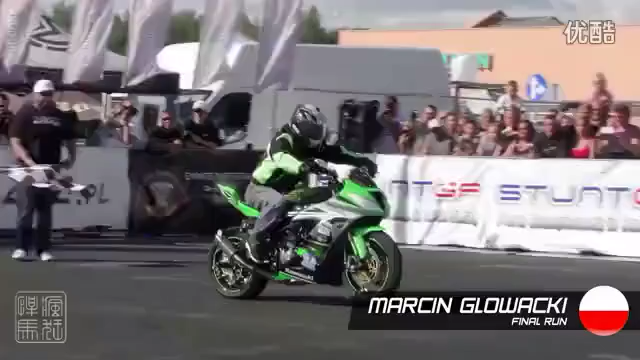
%> input picture Project/Image_Super_Resolution/sparseCodingSuperResolution-master/Data/Testing/motor_h_1.png, 640 x 360 px
$ octave read_video.m   (GNU Octave 9; MATLAB toolbox functions it lacks are replaced by stand-ins)
%> lines starting %> are read from the running program, lines starting %| are printed output that depends on the picture
% [15 lines of commented-out code are left out]

img = imread('/Users/yangchenye/Downloads/motor_h/motor_h_1.png');
%> img is the input picture: size 360x640x3 uint8; mean R, G, B 121.2, 114.7, 116.4
[nrow, ncol, ndim] = size(img);
%> nrow = 360; ncol = 640; ndim = 3
img_l = imresize(img, 1/8);
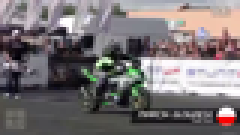
%> img_l: size 45x80x3 uint8 (shown 3 times larger); mean R, G, B 121.2, 114.7, 116.4
img_l = imresize(img_l, [nrow, ncol]);
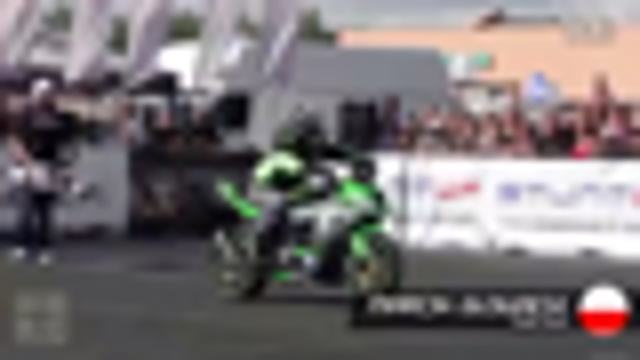
%> img_l: size 360x640x3 uint8; mean R, G, B 121.1, 114.7, 116.4
imwrite(img_l, '/Users/yangchenye/Downloads/motor_h_1.png','png');

$ run again, with Project/Image_Super_Resolution/sparseCodingSuperResolution-master/Data/Testing/Child.png copied over Project/Image_Super_Resolution/sparseCodingSuperResolution-master/Data/Testing/motor_h_1.png
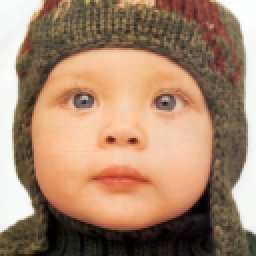
%> input picture Project/Image_Super_Resolution/sparseCodingSuperResolution-master/Data/Testing/Child.png, 128 x 128 px (shown 2 times larger)
%> img is the input picture: size 128x128x3 uint8; mean R, G, B 166.9, 134.2, 109.5
%> `img_l = imresize(img_l, [nrow, ncol]);`:
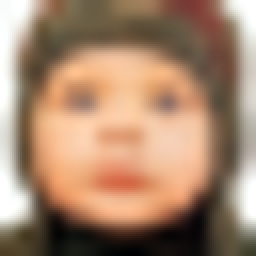
%> img_l: size 128x128x3 uint8 (shown 2 times larger); mean R, G, B 166.5, 133.8, 109
